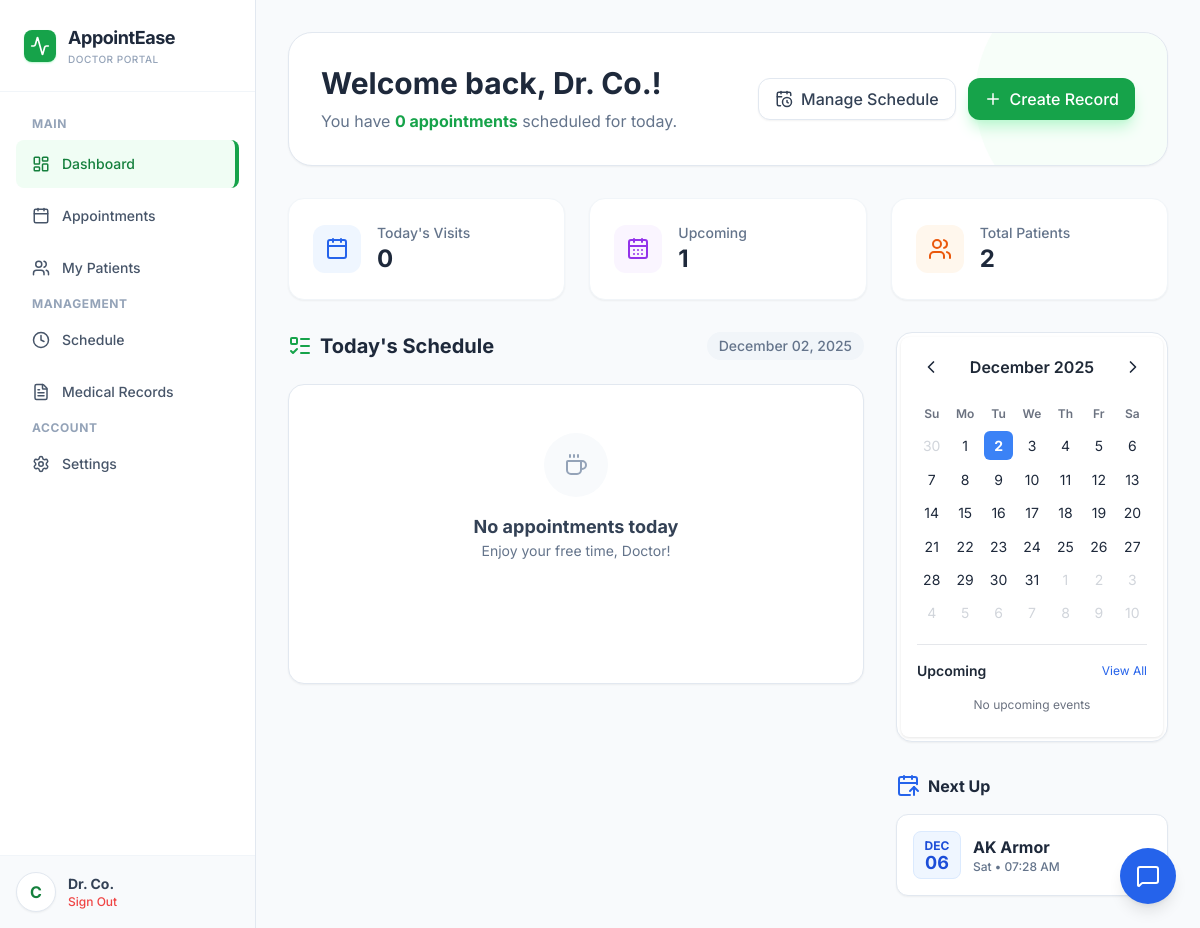
/doctor_home.php (signed in), run on an earlier commit of the app's database.
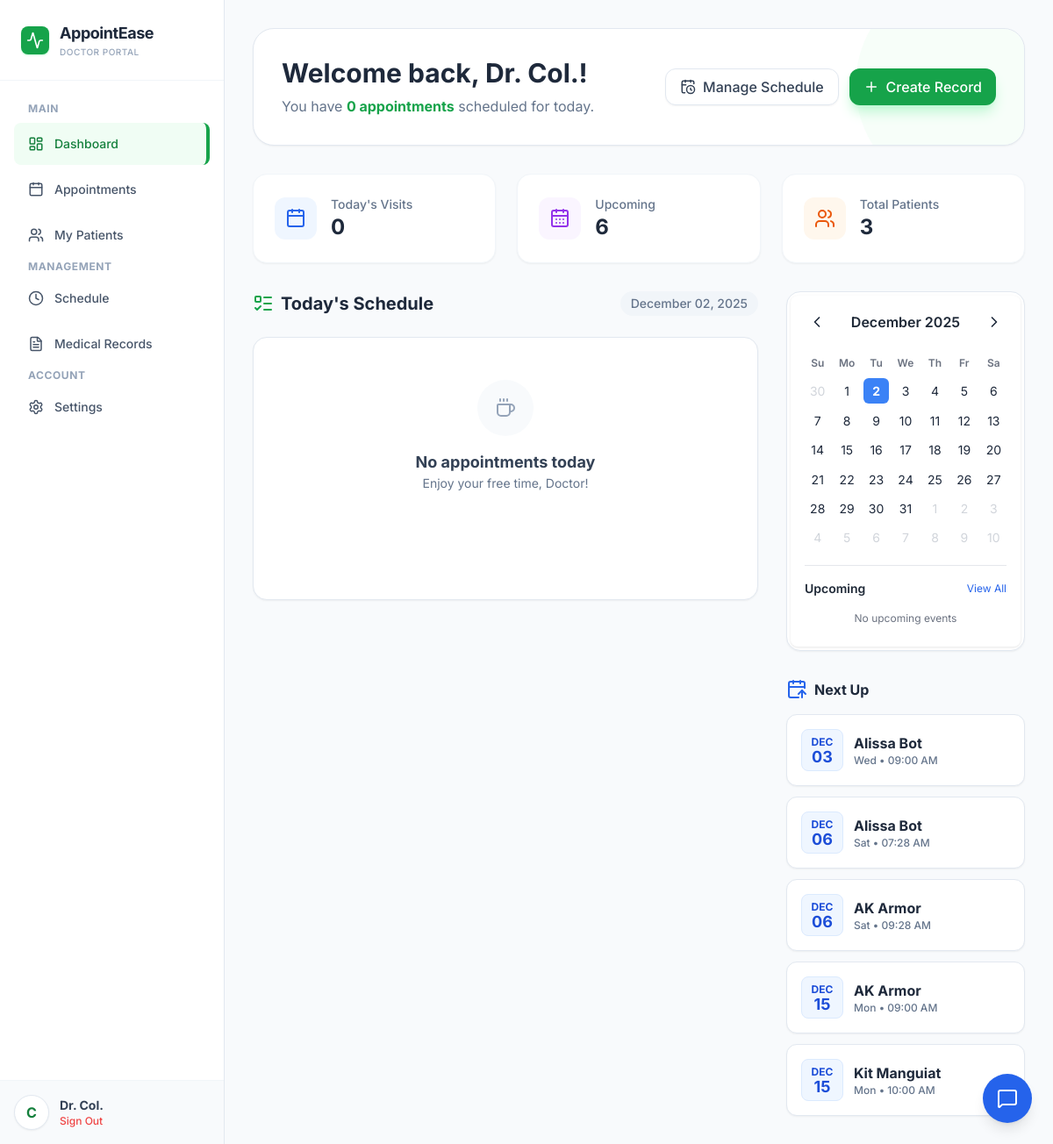
And on a later commit of the database.
### tables this page shows
CREATE TABLE `tblinfo` (
  `id` int(11) NOT NULL,
  `user_id` varchar(30) NOT NULL,
  `last_name` varchar(40) NOT NULL,
  `first_name` varchar(50) NOT NULL,
  `middle_name` varchar(40) NOT NULL,
  `specialization` varchar(30) NOT NULL,
  `bdate` date NOT NULL,
  `gender` varchar(10) NOT NULL,
  `address` varchar(200) NOT NULL,
  `contact` varchar(20) NOT NULL,
  `image` varchar(255) DEFAULT NULL
);

CREATE TABLE `tblappointment` (
  `id` int(11) NOT NULL,
  `booking_date` date NOT NULL,
  `booking_time` time DEFAULT NULL,
  `user_id` varchar(30) NOT NULL,
  `doctor` varchar(30) NOT NULL,
  `status` int(11) NOT NULL,
  `reminder_sent` tinyint(1) NOT NULL DEFAULT 0,
  `reminder_sent_at` datetime DEFAULT NULL
);

### controllers/doctor_home_data.php (called while the page is built, shortened)
<?php
require_once 'security_helper.php';
require_once 'db.php';
$my_user_id = session_get_user_id();
$stmt = $pdo->prepare("SELECT i.*, u.user_name FROM tblinfo i JOIN tbluser u ON u.user_id = i.user_id WHERE i.user_id = ? LIMIT 1");
$stmt->execute([$my_user_id]);
$doc = $stmt->fetch(PDO::FETCH_ASSOC);
$today = date('Y-m-d');
$stmt = $pdo->prepare("SELECT COUNT(*) FROM tblappointment WHERE doctor = ? AND booking_date > ? AND status != 0");
$stmt->execute([$my_user_id, $today]);
$count_upcoming = $stmt->fetchColumn();
$stmt = $pdo->prepare("SELECT COUNT(DISTINCT user_id) FROM tblappointment WHERE doctor = ?");
$stmt->execute([$my_user_id]);
$count_patients = $stmt->fetchColumn();
$stmt = $pdo->prepare("
    SELECT a.id, a.booking_date, a.booking_time, a.status,
           i.first_name, i.last_name
    FROM tblappointment a
    LEFT JOIN tblinfo i ON i.user_id = a.user_id
    WHERE a.doctor = ? AND a.booking_date > ? AND a.status != 0
    ORDER BY a.booking_date ASC, a.booking_time ASC
    LIMIT 5
");
$stmt->execute([$my_user_id, $today]);
$upcoming_appointments = $stmt->fetchAll(PDO::FETCH_ASSOC);
?>

### security_helper.php (called while the page is built, shortened)
<?php
function sanitize_output($data) {
    return htmlspecialchars($data ?? '', ENT_QUOTES | ENT_SUBSTITUTE, 'UTF-8');
}
function e($data) {
    return sanitize_output($data);
}
?>

### doctor_home.php (the view, shortened to what the changed rows need)
<?php
include __DIR__ . '/controllers/doctor_home_data.php';
?>
<!doctype html>
<html lang="en">
<head>
    <script src="https://cdn.tailwindcss.com"></script>
</head>
<body class="text-slate-800">
    <div class="flex h-screen overflow-hidden">
        <?php include 'includes/doctor_sidebar.php'; ?>
        <main class="flex-1 overflow-auto relative w-full">
            <div class="p-6 md:p-8 max-w-7xl mx-auto space-y-8">
                <header class="bg-white rounded-3xl p-8 shadow-sm border border-slate-200 relative overflow-hidden">
                    <div class="relative z-10 flex flex-col md:flex-row justify-between items-start md:items-center gap-4">
                        <div>
                            <h1 class="text-3xl font-bold text-slate-800 mb-2">Welcome back, Dr. <?= e($doc['last_name']) ?>!</h1>
                            <p class="text-slate-500">You have <strong class="text-green-600"><?= $count_today ?> appointments</strong> scheduled for today.</p>
                        </div>
                    </div>
                </header>
                <div class="grid grid-cols-1 md:grid-cols-3 gap-6">
                    <div class="bg-white p-6 rounded-2xl border border-slate-100 shadow-sm flex items-center gap-4 transition hover:shadow-md">
                        <div>
                            <p class="text-sm text-slate-500 font-medium">Upcoming</p>
                            <p class="text-2xl font-bold text-slate-800"><?= $count_upcoming ?></p>
                        </div>
                    </div>
                    <div class="bg-white p-6 rounded-2xl border border-slate-100 shadow-sm flex items-center gap-4 transition hover:shadow-md">
                        <div>
                            <p class="text-sm text-slate-500 font-medium">Total Patients</p>
                            <p class="text-2xl font-bold text-slate-800"><?= $count_patients ?></p>
                        </div>
                    </div>
                </div>
                <div class="grid grid-cols-1 lg:grid-cols-3 gap-8">
                    <div class="lg:col-span-1 space-y-8">
                        <div>
                            <div class="space-y-3">
                                <?php if(empty($upcoming_appointments)): ?>
                                    <div class="bg-white p-6 rounded-xl border border-slate-200 text-center">
                                        <p class="text-sm text-slate-400 italic">No future appointments yet.</p>
                                    </div>
                                <?php else: foreach($upcoming_appointments as $up): ?>
                                    <div class="bg-white p-4 rounded-xl border border-slate-200 shadow-sm hover:shadow-md transition flex items-center gap-3">
                                        <div class="w-12 h-12 bg-blue-50 rounded-lg flex flex-col items-center justify-center text-blue-700 flex-shrink-0 border border-blue-100">
                                            <span class="text-xs font-bold uppercase"><?= date('M', strtotime($up['booking_date'])) ?></span>
                                            <span class="text-lg font-bold leading-none"><?= date('d', strtotime($up['booking_date'])) ?></span>
                                        </div>
                                        <div class="flex-1 min-w-0">
                                            <p class="font-bold text-slate-800 truncate"><?= e($up['first_name'] . ' ' . $up['last_name']) ?></p>
                                            <p class="text-xs text-slate-500 font-medium">
                                                <?= date('D', strtotime($up['booking_date'])) ?> • <?= date('h:i A', strtotime($up['booking_time'])) ?>
                                            </p>
                                        </div>
                                    </div>
                                <?php endforeach; endif; ?>
                            </div>
                        </div>
                    </div>
                </div>
            </div>
        </main>
    </div>
</body>
</html>

### includes/doctor_sidebar.php (shortened to what the changed rows need)
<?php
$sidebarDocName = $doc['last_name'] ?? $_SESSION['user_name'] ?? 'Doctor';
?>
<aside id="sidebar" class="w-64 bg-white border-r border-slate-200 flex flex-col z-40 hidden md:flex h-screen fixed md:relative transition-all duration-300">
    <div class="p-4 border-t border-slate-100 bg-slate-50">
        <div class="flex items-center gap-3">
            <div class="w-10 h-10 rounded-full bg-white border border-slate-200 flex items-center justify-center text-green-700 font-bold shadow-sm">
                <?= substr($sidebarDocName, 0, 1) ?>
            </div>
            <div class="flex-1 min-w-0">
                <p class="text-sm font-bold text-slate-700 truncate">Dr. <?= htmlspecialchars($sidebarDocName) ?></p>
                <a href="logout.php" class="text-xs text-red-500 hover:text-red-700 font-medium flex items-center gap-1 hover:underline">
                    Sign Out
                </a>
            </div>
        </div>
    </div>
</aside>

What changed in the data, as far as the page shows it:
removed tblappointment: booking_date "DEC", booking_date "06", tblinfo.first_name+last_name "AK Armor", booking_date "Sat", booking_time "07:28 AM"
changed tblinfo: last_name "Co." → "Col."
added tblappointment: booking_date "DEC", booking_date "03", tblinfo.first_name+last_name "Alissa Bot", booking_date "Wed", booking_time "09:00 AM"
added tblappointment: booking_date "DEC", booking_date "06", tblinfo.first_name+last_name "Alissa Bot", booking_date "Sat", booking_time "07:28 AM"
added tblappointment: booking_date "DEC", booking_date "06", tblinfo.first_name+last_name "AK Armor", booking_date "Sat", booking_time "09:28 AM"
added tblappointment: booking_date "DEC", booking_date "15", tblinfo.first_name+last_name "AK Armor", booking_date "Mon", booking_time "09:00 AM"
added tblappointment: booking_date "DEC", booking_date "15", tblinfo.first_name+last_name "Kit Manguiat", booking_date "Mon", booking_time "10:00 AM"
Also different on the page:
$count_upcoming: "1" → "6"
$count_patients: "2" → "3"
